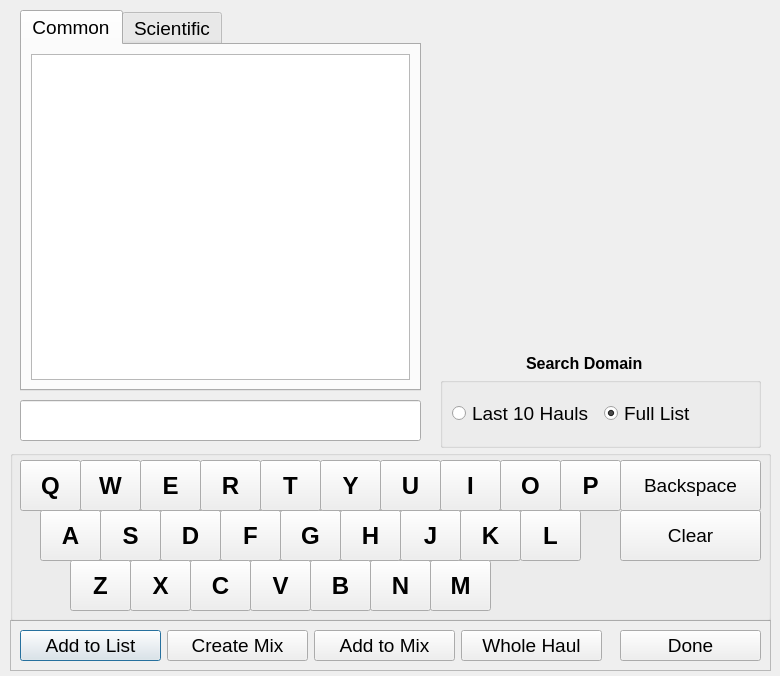
<?xml version="1.0" encoding="UTF-8"?>
<ui version="4.0">
 <class>addcatchspcDlg</class>
 <widget class="QDialog" name="addcatchspcDlg">
  <property name="windowModality">
   <enum>Qt::NonModal</enum>
  </property>
  <property name="geometry">
   <rect>
    <x>0</x>
    <y>0</y>
    <width>780</width>
    <height>676</height>
   </rect>
  </property>
  <property name="windowTitle">
   <string>Add Species</string>
  </property>
  <widget class="QFrame" name="frame">
   <property name="geometry">
    <rect>
     <x>10</x>
     <y>620</y>
     <width>761</width>
     <height>51</height>
    </rect>
   </property>
   <property name="frameShape">
    <enum>QFrame::StyledPanel</enum>
   </property>
   <property name="frameShadow">
    <enum>QFrame::Raised</enum>
   </property>
   <layout class="QHBoxLayout" name="horizontalLayout">
    <item>
     <widget class="QPushButton" name="addBtn">
      <property name="minimumSize">
       <size>
        <width>141</width>
        <height>0</height>
       </size>
      </property>
      <property name="font">
       <font>
        <pointsize>14</pointsize>
       </font>
      </property>
      <property name="text">
       <string>Add to List</string>
      </property>
     </widget>
    </item>
    <item>
     <widget class="QPushButton" name="mixBtn">
      <property name="minimumSize">
       <size>
        <width>141</width>
        <height>0</height>
       </size>
      </property>
      <property name="font">
       <font>
        <pointsize>14</pointsize>
       </font>
      </property>
      <property name="text">
       <string>Create Mix</string>
      </property>
     </widget>
    </item>
    <item>
     <widget class="QPushButton" name="addmixBtn">
      <property name="minimumSize">
       <size>
        <width>141</width>
        <height>0</height>
       </size>
      </property>
      <property name="font">
       <font>
        <pointsize>14</pointsize>
       </font>
      </property>
      <property name="text">
       <string>Add to Mix</string>
      </property>
     </widget>
    </item>
    <item>
     <widget class="QPushButton" name="wholeBtn">
      <property name="minimumSize">
       <size>
        <width>141</width>
        <height>0</height>
       </size>
      </property>
      <property name="font">
       <font>
        <pointsize>14</pointsize>
       </font>
      </property>
      <property name="text">
       <string>Whole Haul</string>
      </property>
     </widget>
    </item>
    <item>
     <spacer name="horizontalSpacer">
      <property name="orientation">
       <enum>Qt::Horizontal</enum>
      </property>
      <property name="sizeHint" stdset="0">
       <size>
        <width>40</width>
        <height>20</height>
       </size>
      </property>
     </spacer>
    </item>
    <item>
     <widget class="QPushButton" name="doneBtn">
      <property name="minimumSize">
       <size>
        <width>141</width>
        <height>0</height>
       </size>
      </property>
      <property name="font">
       <font>
        <pointsize>14</pointsize>
       </font>
      </property>
      <property name="text">
       <string>Done</string>
      </property>
     </widget>
    </item>
   </layout>
  </widget>
  <widget class="QGroupBox" name="groupBox">
   <property name="geometry">
    <rect>
     <x>10</x>
     <y>450</y>
     <width>761</width>
     <height>171</height>
    </rect>
   </property>
   <property name="minimumSize">
    <size>
     <width>621</width>
     <height>0</height>
    </size>
   </property>
   <property name="title">
    <string/>
   </property>
   <widget class="QPushButton" name="E_Btn">
    <property name="geometry">
     <rect>
      <x>130</x>
      <y>10</y>
      <width>61</width>
      <height>51</height>
     </rect>
    </property>
    <property name="font">
     <font>
      <pointsize>18</pointsize>
      <weight>75</weight>
      <bold>true</bold>
     </font>
    </property>
    <property name="text">
     <string>E</string>
    </property>
   </widget>
   <widget class="QPushButton" name="I_Btn">
    <property name="geometry">
     <rect>
      <x>430</x>
      <y>10</y>
      <width>61</width>
      <height>51</height>
     </rect>
    </property>
    <property name="font">
     <font>
      <pointsize>18</pointsize>
      <weight>75</weight>
      <bold>true</bold>
     </font>
    </property>
    <property name="text">
     <string>I</string>
    </property>
   </widget>
   <widget class="QPushButton" name="O_Btn">
    <property name="geometry">
     <rect>
      <x>490</x>
      <y>10</y>
      <width>61</width>
      <height>51</height>
     </rect>
    </property>
    <property name="font">
     <font>
      <pointsize>18</pointsize>
      <weight>75</weight>
      <bold>true</bold>
     </font>
    </property>
    <property name="text">
     <string>O</string>
    </property>
   </widget>
   <widget class="QPushButton" name="U_Btn">
    <property name="geometry">
     <rect>
      <x>370</x>
      <y>10</y>
      <width>61</width>
      <height>51</height>
     </rect>
    </property>
    <property name="font">
     <font>
      <pointsize>18</pointsize>
      <weight>75</weight>
      <bold>true</bold>
     </font>
    </property>
    <property name="text">
     <string>U</string>
    </property>
   </widget>
   <widget class="QPushButton" name="N_Btn">
    <property name="geometry">
     <rect>
      <x>360</x>
      <y>110</y>
      <width>61</width>
      <height>51</height>
     </rect>
    </property>
    <property name="font">
     <font>
      <pointsize>18</pointsize>
      <weight>75</weight>
      <bold>true</bold>
     </font>
    </property>
    <property name="text">
     <string>N</string>
    </property>
   </widget>
   <widget class="QPushButton" name="D_Btn">
    <property name="geometry">
     <rect>
      <x>150</x>
      <y>60</y>
      <width>61</width>
      <height>51</height>
     </rect>
    </property>
    <property name="font">
     <font>
      <pointsize>18</pointsize>
      <weight>75</weight>
      <bold>true</bold>
     </font>
    </property>
    <property name="text">
     <string>D</string>
    </property>
   </widget>
   <widget class="QPushButton" name="G_Btn">
    <property name="geometry">
     <rect>
      <x>270</x>
      <y>60</y>
      <width>61</width>
      <height>51</height>
     </rect>
    </property>
    <property name="font">
     <font>
      <pointsize>18</pointsize>
      <weight>75</weight>
      <bold>true</bold>
     </font>
    </property>
    <property name="text">
     <string>G</string>
    </property>
   </widget>
   <widget class="QPushButton" name="K_Btn">
    <property name="geometry">
     <rect>
      <x>450</x>
      <y>60</y>
      <width>61</width>
      <height>51</height>
     </rect>
    </property>
    <property name="font">
     <font>
      <pointsize>18</pointsize>
      <weight>75</weight>
      <bold>true</bold>
     </font>
    </property>
    <property name="text">
     <string>K</string>
    </property>
   </widget>
   <widget class="QPushButton" name="R_Btn">
    <property name="geometry">
     <rect>
      <x>190</x>
      <y>10</y>
      <width>61</width>
      <height>51</height>
     </rect>
    </property>
    <property name="font">
     <font>
      <pointsize>18</pointsize>
      <weight>75</weight>
      <bold>true</bold>
     </font>
    </property>
    <property name="text">
     <string>R</string>
    </property>
   </widget>
   <widget class="QPushButton" name="F_Btn">
    <property name="geometry">
     <rect>
      <x>210</x>
      <y>60</y>
      <width>61</width>
      <height>51</height>
     </rect>
    </property>
    <property name="font">
     <font>
      <pointsize>18</pointsize>
      <weight>75</weight>
      <bold>true</bold>
     </font>
    </property>
    <property name="text">
     <string>F</string>
    </property>
   </widget>
   <widget class="QPushButton" name="P_Btn">
    <property name="geometry">
     <rect>
      <x>550</x>
      <y>10</y>
      <width>61</width>
      <height>51</height>
     </rect>
    </property>
    <property name="font">
     <font>
      <pointsize>18</pointsize>
      <weight>75</weight>
      <bold>true</bold>
     </font>
    </property>
    <property name="text">
     <string>P</string>
    </property>
   </widget>
   <widget class="QPushButton" name="Q_Btn">
    <property name="geometry">
     <rect>
      <x>10</x>
      <y>10</y>
      <width>61</width>
      <height>51</height>
     </rect>
    </property>
    <property name="font">
     <font>
      <pointsize>18</pointsize>
      <weight>75</weight>
      <bold>true</bold>
     </font>
    </property>
    <property name="text">
     <string>Q</string>
    </property>
   </widget>
   <widget class="QPushButton" name="T_Btn">
    <property name="geometry">
     <rect>
      <x>250</x>
      <y>10</y>
      <width>61</width>
      <height>51</height>
     </rect>
    </property>
    <property name="font">
     <font>
      <pointsize>18</pointsize>
      <weight>75</weight>
      <bold>true</bold>
     </font>
    </property>
    <property name="text">
     <string>T</string>
    </property>
   </widget>
   <widget class="QPushButton" name="L_Btn">
    <property name="geometry">
     <rect>
      <x>510</x>
      <y>60</y>
      <width>61</width>
      <height>51</height>
     </rect>
    </property>
    <property name="font">
     <font>
      <pointsize>18</pointsize>
      <weight>75</weight>
      <bold>true</bold>
     </font>
    </property>
    <property name="text">
     <string>L</string>
    </property>
   </widget>
   <widget class="QPushButton" name="W_Btn">
    <property name="geometry">
     <rect>
      <x>70</x>
      <y>10</y>
      <width>61</width>
      <height>51</height>
     </rect>
    </property>
    <property name="font">
     <font>
      <pointsize>18</pointsize>
      <weight>75</weight>
      <bold>true</bold>
     </font>
    </property>
    <property name="text">
     <string>W</string>
    </property>
   </widget>
   <widget class="QPushButton" name="V_Btn">
    <property name="geometry">
     <rect>
      <x>240</x>
      <y>110</y>
      <width>61</width>
      <height>51</height>
     </rect>
    </property>
    <property name="font">
     <font>
      <pointsize>18</pointsize>
      <weight>75</weight>
      <bold>true</bold>
     </font>
    </property>
    <property name="text">
     <string>V</string>
    </property>
   </widget>
   <widget class="QPushButton" name="S_Btn">
    <property name="geometry">
     <rect>
      <x>90</x>
      <y>60</y>
      <width>61</width>
      <height>51</height>
     </rect>
    </property>
    <property name="font">
     <font>
      <pointsize>18</pointsize>
      <weight>75</weight>
      <bold>true</bold>
     </font>
    </property>
    <property name="text">
     <string>S</string>
    </property>
   </widget>
   <widget class="QPushButton" name="M_Btn">
    <property name="geometry">
     <rect>
      <x>420</x>
      <y>110</y>
      <width>61</width>
      <height>51</height>
     </rect>
    </property>
    <property name="font">
     <font>
      <pointsize>18</pointsize>
      <weight>75</weight>
      <bold>true</bold>
     </font>
    </property>
    <property name="text">
     <string>M</string>
    </property>
   </widget>
   <widget class="QPushButton" name="Y_Btn">
    <property name="geometry">
     <rect>
      <x>310</x>
      <y>10</y>
      <width>61</width>
      <height>51</height>
     </rect>
    </property>
    <property name="font">
     <font>
      <pointsize>18</pointsize>
      <weight>75</weight>
      <bold>true</bold>
     </font>
    </property>
    <property name="text">
     <string>Y</string>
    </property>
   </widget>
   <widget class="QPushButton" name="X_Btn">
    <property name="geometry">
     <rect>
      <x>120</x>
      <y>110</y>
      <width>61</width>
      <height>51</height>
     </rect>
    </property>
    <property name="font">
     <font>
      <pointsize>18</pointsize>
      <weight>75</weight>
      <bold>true</bold>
     </font>
    </property>
    <property name="text">
     <string>X</string>
    </property>
   </widget>
   <widget class="QPushButton" name="A_Btn">
    <property name="geometry">
     <rect>
      <x>30</x>
      <y>60</y>
      <width>61</width>
      <height>51</height>
     </rect>
    </property>
    <property name="font">
     <font>
      <pointsize>18</pointsize>
      <weight>75</weight>
      <bold>true</bold>
     </font>
    </property>
    <property name="text">
     <string>A</string>
    </property>
   </widget>
   <widget class="QPushButton" name="H_Btn">
    <property name="geometry">
     <rect>
      <x>330</x>
      <y>60</y>
      <width>61</width>
      <height>51</height>
     </rect>
    </property>
    <property name="font">
     <font>
      <pointsize>18</pointsize>
      <weight>75</weight>
      <bold>true</bold>
     </font>
    </property>
    <property name="text">
     <string>H</string>
    </property>
   </widget>
   <widget class="QPushButton" name="J_Btn">
    <property name="geometry">
     <rect>
      <x>390</x>
      <y>60</y>
      <width>61</width>
      <height>51</height>
     </rect>
    </property>
    <property name="font">
     <font>
      <pointsize>18</pointsize>
      <weight>75</weight>
      <bold>true</bold>
     </font>
    </property>
    <property name="text">
     <string>J</string>
    </property>
   </widget>
   <widget class="QPushButton" name="Z_Btn">
    <property name="geometry">
     <rect>
      <x>60</x>
      <y>110</y>
      <width>61</width>
      <height>51</height>
     </rect>
    </property>
    <property name="font">
     <font>
      <pointsize>18</pointsize>
      <weight>75</weight>
      <bold>true</bold>
     </font>
    </property>
    <property name="text">
     <string>Z</string>
    </property>
   </widget>
   <widget class="QPushButton" name="C_Btn">
    <property name="geometry">
     <rect>
      <x>180</x>
      <y>110</y>
      <width>61</width>
      <height>51</height>
     </rect>
    </property>
    <property name="font">
     <font>
      <pointsize>18</pointsize>
      <weight>75</weight>
      <bold>true</bold>
     </font>
    </property>
    <property name="text">
     <string>C</string>
    </property>
   </widget>
   <widget class="QPushButton" name="B_Btn">
    <property name="geometry">
     <rect>
      <x>300</x>
      <y>110</y>
      <width>61</width>
      <height>51</height>
     </rect>
    </property>
    <property name="font">
     <font>
      <pointsize>18</pointsize>
      <weight>75</weight>
      <bold>true</bold>
     </font>
    </property>
    <property name="text">
     <string>B</string>
    </property>
   </widget>
   <widget class="QPushButton" name="backBtn">
    <property name="geometry">
     <rect>
      <x>610</x>
      <y>10</y>
      <width>141</width>
      <height>51</height>
     </rect>
    </property>
    <property name="font">
     <font>
      <pointsize>14</pointsize>
      <weight>50</weight>
      <bold>false</bold>
     </font>
    </property>
    <property name="text">
     <string>Backspace</string>
    </property>
   </widget>
   <widget class="QPushButton" name="clearBtn">
    <property name="geometry">
     <rect>
      <x>610</x>
      <y>60</y>
      <width>141</width>
      <height>51</height>
     </rect>
    </property>
    <property name="font">
     <font>
      <pointsize>14</pointsize>
     </font>
    </property>
    <property name="text">
     <string>Clear</string>
    </property>
   </widget>
  </widget>
  <widget class="QTabWidget" name="nameTab">
   <property name="geometry">
    <rect>
     <x>20</x>
     <y>10</y>
     <width>401</width>
     <height>381</height>
    </rect>
   </property>
   <property name="font">
    <font>
     <pointsize>14</pointsize>
    </font>
   </property>
   <property name="currentIndex">
    <number>0</number>
   </property>
   <widget class="QWidget" name="tab">
    <attribute name="title">
     <string>Common</string>
    </attribute>
    <layout class="QHBoxLayout" name="horizontalLayout_4">
     <item>
      <widget class="QListWidget" name="fullspcCList">
       <property name="font">
        <font>
         <pointsize>14</pointsize>
        </font>
       </property>
      </widget>
     </item>
    </layout>
   </widget>
   <widget class="QWidget" name="tab_2">
    <attribute name="title">
     <string>Scientific</string>
    </attribute>
    <layout class="QHBoxLayout" name="horizontalLayout_2">
     <item>
      <widget class="QListWidget" name="fullspcSList">
       <property name="font">
        <font>
         <pointsize>14</pointsize>
        </font>
       </property>
      </widget>
     </item>
    </layout>
   </widget>
  </widget>
  <widget class="QLabel" name="picLabel">
   <property name="geometry">
    <rect>
     <x>436</x>
     <y>99</y>
     <width>331</width>
     <height>211</height>
    </rect>
   </property>
   <property name="frameShape">
    <enum>QFrame::NoFrame</enum>
   </property>
   <property name="frameShadow">
    <enum>QFrame::Plain</enum>
   </property>
   <property name="text">
    <string/>
   </property>
  </widget>
  <widget class="QGroupBox" name="groupBox_2">
   <property name="geometry">
    <rect>
     <x>440</x>
     <y>377</y>
     <width>321</width>
     <height>71</height>
    </rect>
   </property>
   <property name="title">
    <string/>
   </property>
   <layout class="QHBoxLayout" name="horizontalLayout_3">
    <item>
     <widget class="QRadioButton" name="radio10">
      <property name="font">
       <font>
        <pointsize>14</pointsize>
       </font>
      </property>
      <property name="text">
       <string>Last 10 Hauls</string>
      </property>
     </widget>
    </item>
    <item>
     <widget class="QRadioButton" name="radioFull">
      <property name="font">
       <font>
        <pointsize>14</pointsize>
       </font>
      </property>
      <property name="text">
       <string>Full List</string>
      </property>
      <property name="checked">
       <bool>true</bool>
      </property>
      <property name="autoRepeat">
       <bool>false</bool>
      </property>
     </widget>
    </item>
   </layout>
  </widget>
  <widget class="QLabel" name="label">
   <property name="geometry">
    <rect>
     <x>526</x>
     <y>346</y>
     <width>121</width>
     <height>34</height>
    </rect>
   </property>
   <property name="font">
    <font>
     <pointsize>12</pointsize>
     <weight>75</weight>
     <bold>true</bold>
    </font>
   </property>
   <property name="text">
    <string>Search Domain</string>
   </property>
   <property name="alignment">
    <set>Qt::AlignLeading|Qt::AlignLeft|Qt::AlignVCenter</set>
   </property>
  </widget>
  <widget class="QLabel" name="spcLabel">
   <property name="geometry">
    <rect>
     <x>450</x>
     <y>30</y>
     <width>311</width>
     <height>51</height>
    </rect>
   </property>
   <property name="font">
    <font>
     <pointsize>18</pointsize>
    </font>
   </property>
   <property name="text">
    <string/>
   </property>
  </widget>
  <widget class="QLineEdit" name="lineEdit">
   <property name="geometry">
    <rect>
     <x>20</x>
     <y>400</y>
     <width>401</width>
     <height>41</height>
    </rect>
   </property>
   <property name="font">
    <font>
     <pointsize>14</pointsize>
    </font>
   </property>
  </widget>
 </widget>
 <resources/>
 <connections/>
</ui>
